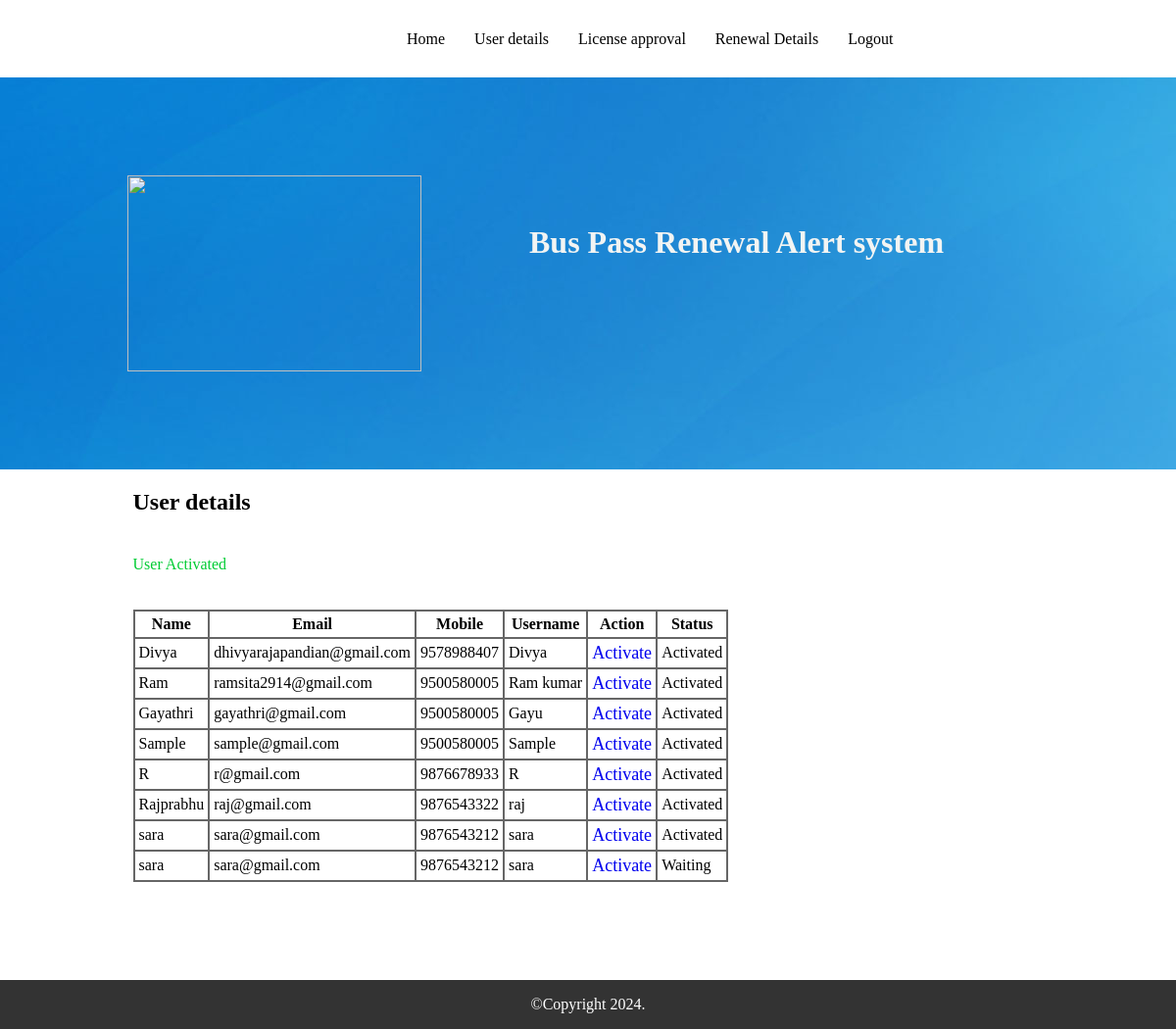
The app's page /user_details.php?id=1 with its own data.
### tables this page shows
CREATE TABLE IF NOT EXISTS `user` (
  `id` int(255) NOT NULL AUTO_INCREMENT,
  `name` varchar(255) NOT NULL,
  `email` varchar(255) NOT NULL,
  `mobile` varchar(255) NOT NULL,
  `username` varchar(255) NOT NULL,
  `password` varchar(255) NOT NULL,
  `status` varchar(255) NOT NULL,
  PRIMARY KEY (`id`)
);

### user_details.php (the view, shortened to what this page needs)
<?php
if($_REQUEST['id'])
{
	$id=$_REQUEST['id'];
	$sql="update user set status='Activated' where id='$id'";
	$execute=mysql_query($sql);
	if($execute)
	{
		$msg="User Activated";
	}
}
?>
<!DOCTYPE html PUBLIC "-//W3C//DTD XHTML 1.0 Transitional//EN" "http://www.w3.org/TR/xhtml1/DTD/xhtml1-transitional.dtd">
<html xmlns="http://www.w3.org/1999/xhtml">
<head>
<link href="css/style.css" type="text/css" rel="stylesheet" />
</head>
<body>
<div class="topheader">
<div class="top1"><h1></h1></div>
<div class="top2">
<ul>
<li><a href="home.php">Home</a></li>
<li><a href="user_details.php">User details</a></li>
<li><a href="license_approval.php">License approval</a></li>
<li><a href="renewal_details.php">Renewal Details</a></li>
<li><a href="logout.php">Logout</a></li>
</ul>
</div>
</div>
<div class="banner">
<div class="banner_col1">
<img src="images/welcome.jpg" height="200" width="300" />
</div>
<div class="banner_col2"><h1>Bus Pass  Renewal Alert system</h1></div>
</div>
<div class="welcome">
<div class="inner">
<h2>User details</h2>
<p style="color:#0C3;"><?php echo $msg;?></p>
<table>
<tr><th>Name</th><th>Email</th><th>Mobile</th><th>Username</th><th>Action</th><th>Status</th></tr>
<?php
$sql="select * from user";
$execute=mysql_query($sql);
while($fetch=mysql_fetch_array($execute))
{?>
<tr>
<td><?php echo $fetch['name'];?></td>
<td><?php echo $fetch['email'];?></td>
<td><?php echo $fetch['mobile'];?></td>
<td><?php echo $fetch['username'];?></td>
<td><a href="user_details.php?id=<?php echo $fetch['id'];?>">Activate</a></td>
<td><?php echo $fetch['status'];?></td>
</tr>
<?php }
?>
</table>
</div>
</div>
<div class="footer"><p>&copy;Copyright 2024.</p></div>
</body>
</html>

### css/style.css (style rules this page uses)
body { margin:0; }
.topheader { width:100%; float:left; }
.top1 { width:30%; float:left; }
.top2 { width:70%; float:left; }
.top2 li { list-style-type:none; float:left; margin-bottom:30px; margin-top:15px; }
.top2 li a { text-decoration:none; padding:15px; color:#000; font-family:Georgia, "Times New Roman", Times, serif; }
.banner { width:100%; float:left; background-image:url(../images/bannerimage.jpg); height:400px; }
.banner_col1 { width:45%; float:left; }
.banner_col1 img { margin-top:100px; margin-left:130px; }
.banner_col2 h1 { margin-top:150px; color:#F2f4f3; }
.welcome { width:100%; float:left; }
.inner { margin:0 auto; width:929px; }
.welcome p { text-align:justify; line-height:30px; font-family:Georgia, "Times New Roman", Times, serif; padding:15px 0px; }
.footer { width:100%; float:left; background-color:#333; }
.footer p { text-align:center; color:#FFF; }
.welcome a { font-size:18px; margin-bottom:10px; text-decoration:none; }
.welcome table { margin-bottom:100px; }
.welcome table,td,th { border:2px solid #666; border-collapse:collapse; padding:4px; }

### records on screen
user: name "Divya", email "dhivyarajapandian@gmail.com", mobile "9578988407", username "Divya", status "Activated"
user: name "Ram", email "ramsita2914@gmail.com", mobile "9500580005", username "Ram kumar", status "Activated"
user: name "Gayathri", email "gayathri@gmail.com", mobile "9500580005", username "Gayu", status "Activated"
user: name "Sample", email "sample@gmail.com", mobile "9500580005", username "Sample", status "Activated"
user: name "R", email "r@gmail.com", mobile "9876678933", username "R", status "Activated"
user: name "Rajprabhu", email "raj@gmail.com", mobile "9876543322", username "raj", status "Activated"
user: name "sara", email "sara@gmail.com", mobile "9876543212", username "sara", status "Activated"
user: name "sara", email "sara@gmail.com", mobile "9876543212", username "sara", status "Waiting"

### other values on screen
$msg "User Activated"
